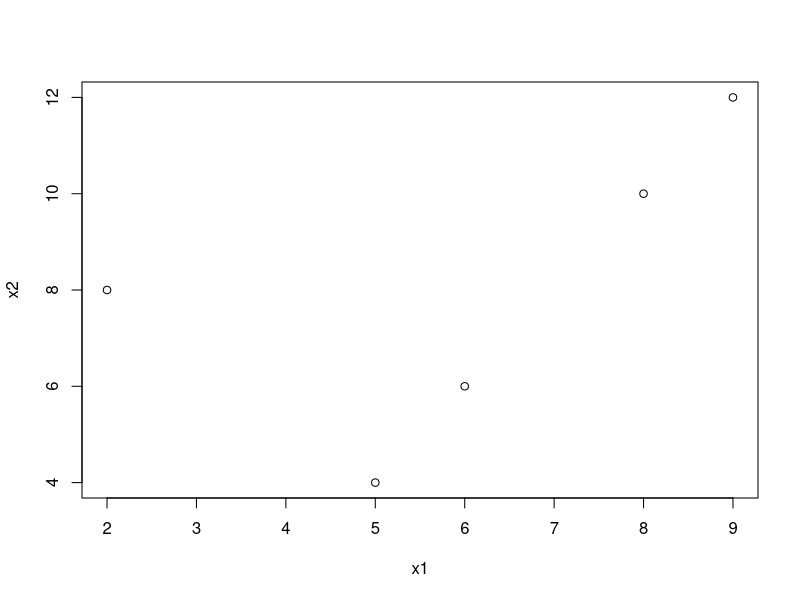

R code for this plot:
#------------------------Problem_1----------------

# Construct matrix and mean vector, covariance matrix, and correlation matrix 
# from the matrix.

#Creating data frame (df) from given data.
df=data.frame(
  x1=c(9, 2, 6, 5, 8),
  x2=c(12, 8, 6, 4, 10),
  x3=c(3, 4, 0, 2, 1))
print(df)
# Extract the first column 
x1=df[,1]
x1
# Extract the second column
x2=df[,2]
x2
# Plotting scatter plot with the first and second column
plot(x1,x2)


# Calculating sample mean and creating mean vector.

mean_vect=as.matrix(colMeans(df))
mean_vect
# Creating the covariance matrix for given data frame
cov(df)
# Creating the correlation matrix for the given data frame
cor(df)





#----------------------Problem_2-------------------------

# Spectral decomposition for the given data.
S=matrix(c(13, -4, 2, -4, 11, -2, 2, -2, 8),3,3,byrow = TRUE)
print(S)
# Calculating the eigenvalues and eigenvectors for the given matrix.

eig=eigen(S)
# Find the eigen vectors or creating the P

P=eig$vectors
# Find the eigan values or creating the V vector

v=eig$values
v
# Creating the diagonal matrix form eigen values

D=diag(eig$values)

# The formula of the spectral decomposition (PDP-1)

# Matrix Factorization

#-1 Factorization of S: S = P diag(D) P’. That is, the matrix S
#can be represented as the product 

P%*% D%*% t(P)
#-2: V diagonalizes S: D = P’ S P. That is, the matrix V transforms A
#into the diagonal matrix D, corresponding to orthogonal (uncorrelated) variables.
print(D)
zapsmall(t(P)%*% S %*% P)
# Spectral Decomposition 
#The basic idea here is that each eigenvalue–eigenvector pair generates a rank 1
#matrix, λiviv′i, and these sum to the original matrix, A=∑iλiviv′i
s1=v[1]* P[,1]%*% t(P[,1])
s1
s2=v[2]* P[,2]%*% t(P[,2])
s2
s3=v[3]* P[,3]%*% t(P[,3])
s3
#Then, summing them gives S, so they do decompose S:

s1+s2+s3
all.equal(S,s1+s2+s3)




# ------------------------Problem_3-------------------

# Singular value decomposition using function (svd):

# Creating a matrix
A = data.frame(
  c1=c(4,7,-1,8), 
  c2=c(-5,-2,4,2), 
  c3=c(-1,3,-3,6))
A
# the singular value decomposition is
decom=svd(A)
print(decom)
# Here verifying the results
R=decom$u %*% diag(decom$d) %*% t(decom$v)
R
all.equal(A,R)
#or
B = matrix(
  data = c(5, -4, 1, 2), 
  nrow = 2,byrow = TRUE)

B
# Singular value decomposition
sv_decomp = svd(A)

# View results
sv_decomp
# Verify the results of the SVD
Q=sv_decomp$u %*% diag(sv_decomp$d) %*% t(sv_decomp$v)
all.equal(B,Q)




#------------------------Problem_4--------------------

# Hotelling t-square related problem 5.1: Let the data matrix for a random sample
# of size n=3 from a bivariate normal. Evaluate the observed T^2 for mu\prime_0=
#[9,5]. What is the sampling distribution of T^2 in this case?
# Creating the matrix.

n=3
p=2
men_prime=as.matrix(c(9,5))
men_prime
X=as.matrix(data.frame(x1=c(6,10,8),
                       x2=c(9,6,3)))
X
# the sample mean vector
men=as.matrix(colMeans(X))
men
# Find the covariance matrix for the given matrix
s=cov(X)
s
# The inverse matrix of the covariance matrix.
s_invers=solve(s)
print(s_invers)
# Finding the mean difference
mean_diff=men-men_prime
mean_diff
transpose=t(mean_diff)
transpose
# hotelling t^2 
T_2=n*transpose%*%s_invers%*%mean_diff
T_2
# Finding the critical value for F statistic at 10% level of significance.
F_critical_value=qf(.10,df1 = p,df2 = n-p,lower.tail = FALSE)
F_critical_value
# Now calculated the Tabulated T^2 value
T_table=(((n-1)*p)/(n-p))*F_critical_value
T_table
# Comment:   
# There is evidence to reject Null hypothesis because calculated T^2 is smaller 
# than tabulated value.

#----------------------------Problem_5--------------------------

# Perspiration from 20 healthy females was analyzed. Three components, X1=sweet raster Image()
# x2=sodium content, and x3= Potassium content, were measured, and the results, which 
# recall the sweat data, are presented.
# The test hypothesis H_0: mu_prime =[4,50,10] against=H_1:mu is not equal to given mean
# at the label of significance 10%

# the mean vector

# the variance and covariance matrix
n=20
p=3
mu=as.matrix(c(4,50,10))
mu
df=data.frame(
  X1=c(3.7,5.7,3.8,3.2,3.1,4.6,2.4,7.2,6.7,5.4,3.9,4.5,3.5,
       4.5,1.5,8.5,4.5,6.5,4.1,5.5),
  X2=c(48.5,65.1,47.2,53.2,55.5,36.1,24.8,33.1,47.4,54.1,36.9,
       58.8,27.8,40.2,13.5,56.4,71.6,52.8,44.1,40.9),  
  X3=c(9.3,8.0,10.9,12.0,9.7,7.9,14.0,7.6,8.5,11.3,12.7,12.3,
       9.8,8.4,10.1,7.1,8.2,10.9,11.2,9.4)
)
#View(df)
x_bar=as.matrix(colMeans(df))
x_bar
# Finding the variance and covariance matrirx
S=cov(df)
S
# Finding the inverse of variance and covariance matrix
S_inv=solve(S)
S_inv
mu_diff=x_bar-mu
mu_diff
# mean diff transpose 
mu_diff_tanspose=t(mu_diff)
mu_diff_tanspose
# Observed hotelling T^2
T_sq=n*mu_diff_tanspose%*%S_inv%*% mu_diff
T_sq
#Finding the tabulated value for F at the level of significance 10%
F_tab=qf(.10,df1 = p,df2 = n-p,lower.tail = FALSE)
F_tab
# critical value
F_crit=(((n-1)*p)/(n-p))*F_tab
F_crit
# Comment:
# We see that T^2=9.74 >8.18, and consequently, we reject null hypothesis at the 
# 10% level of significance.
